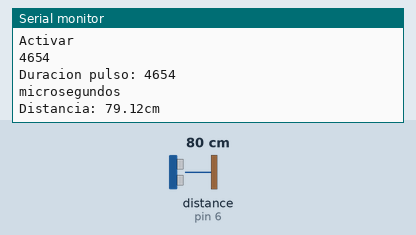
A sketch run on a simulated Arduino Uno, built with avr-gcc and run on an emulated ATmega328P. Parts: the last lines printed to the serial monitor. Wiring (inferred from the names in the program): ultrasonic range finder: trigger pin 5; echo pin 6. The test bench sets the inputs (shaded band); at power-on: distance to the obstacle (sensor on pin 6) 80 cm. The echo pulse lasts 58.3 µs per cm.

Above: at 1.3 s.
1.4 s: distance to the obstacle (sensor on pin 6) set to 4 cm
At 1.86 s:
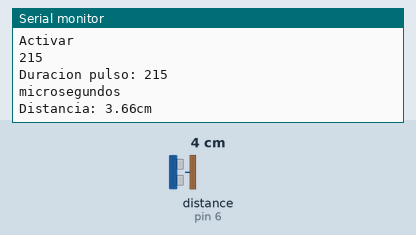
2.9 s: distance to the obstacle (sensor on pin 6) set to 2 cm
At 3.37 s:
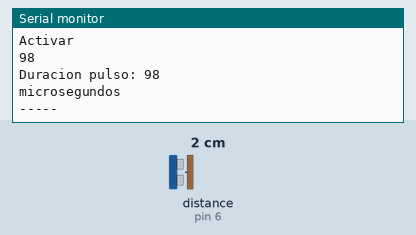
Timing chart, 0 to 5.9 s (numbered marks = the images above; inputs shaded):
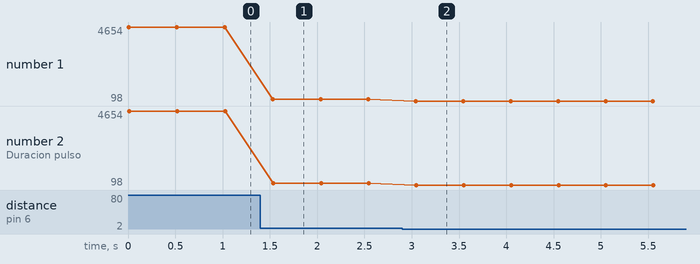

The sketch:

Ultrasonico.ino
```cpp
// Medición de distancias por miedo del sensor ultrasónico
//HC-SR04
int trigger = 5, echo = 6, e6;
unsigned long t_h, t_l, t_echo_max = 23531, t_echo;
void setup() {
  // put your setup code here, to run once:
  Serial.begin(9600);
  pinMode(trigger, OUTPUT); //salida
  pinMode(echo, INPUT); //entrada
}

void loop() {
  float x = 0;
  t_l = 0;
  e6 = 1;
  digitalWrite(trigger, 0);
  delayMicroseconds(2);
  Serial.println("Activar");
  digitalWrite(trigger, 1);
  delayMicroseconds(10);
  digitalWrite(trigger, 0);
  t_echo = pulseIn(echo, HIGH);
  Serial.println(t_echo);
  if (t_echo > t_echo_max) {
    t_echo = t_echo_max;
  }
  Serial.print("Duracion pulso: ");
  Serial.println(t_echo);
  Serial.println("microsegundos");
  x = 0.017 * t_echo;
  if (x < 2) {
    Serial.println("-----");
  }
  else {
    Serial.print("Distancia: ");
    Serial.print(x);
    Serial.println("cm");
  }

  delay(500);


}
```

Measured:
- the behaviour switches between 3 and 2 cm on distance to the obstacle (sensor on pin 6) (found by bisection; images 1 and 2)
- after the input at 1.4 s, the serial monitor: prints a new line after 0.13 s (image 1)
- after the input at 2.9 s, the serial monitor: prints a new line after 0.14 s (image 2)
- plotted number 1: 4654 → 215 after the input at 1.4 s, 215 → 98 after the input at 2.9 s
- plotted number 2: 4654 → 215 after the input at 1.4 s, 215 → 98 after the input at 2.9 s
